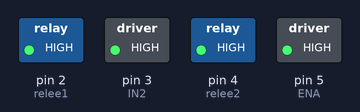
This sketch was run on a simulated Arduino Uno, built with avr-gcc and run on an emulated ATmega328P. Parts: switched loads named in the sketch (green lamp = pin HIGH). What the sketch prints to the serial monitor is not drawn.

Above: at 0.1 s.
Timing chart, 0 to 1.6 s (numbered marks = the images above):
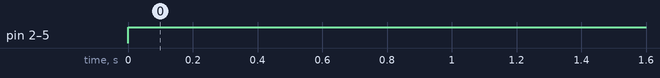

Measured:
- by itself, pin 2 (relee1), pin 3 (IN2), pin 4 (relee2), pin 5 (ENA): LOW → HIGH at 0.00 s

The sketch:

programaci_n_dispositivo_arduino.ino
```cpp
int relee1=2;
int relee2=4;
int IN1=1;
int IN2=3;
int ENA=5;

void setup() {
  pinMode(relee1,OUTPUT);
  pinMode(relee2,OUTPUT);
  pinMode(IN1,OUTPUT);
  pinMode(IN2,OUTPUT);
  pinMode(ENA,OUTPUT);
  Serial.begin(9600);
}

void loop() {
  digitalWrite(relee1,HIGH);
  digitalWrite(relee2,HIGH);
  Serial.println("Relee accionado");

  digitalWrite(ENA,HIGH);
  digitalWrite(IN1,LOW);
  digitalWrite(IN2,HIGH);
  Serial.println("motor accionado");
  delay(600000);

  digitalWrite(ENA,LOW);
  delay(600000);
}
```
